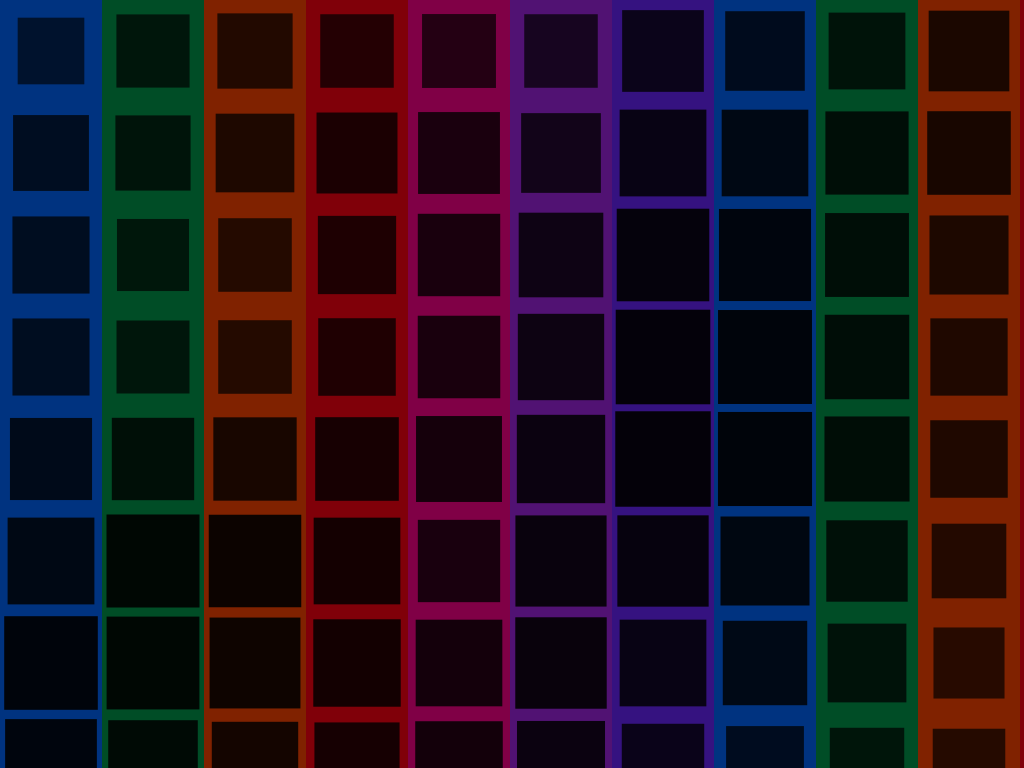
Frame 1 (no input)
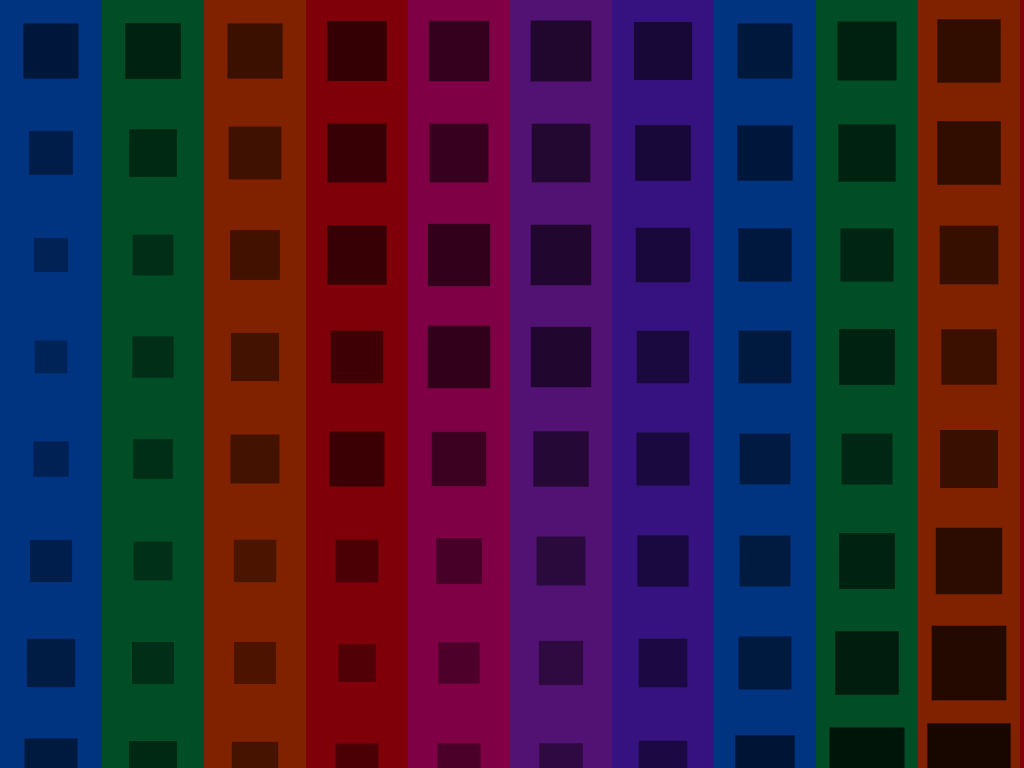
Frame 60 (the mouse pressed at the canvas centre just before this capture)
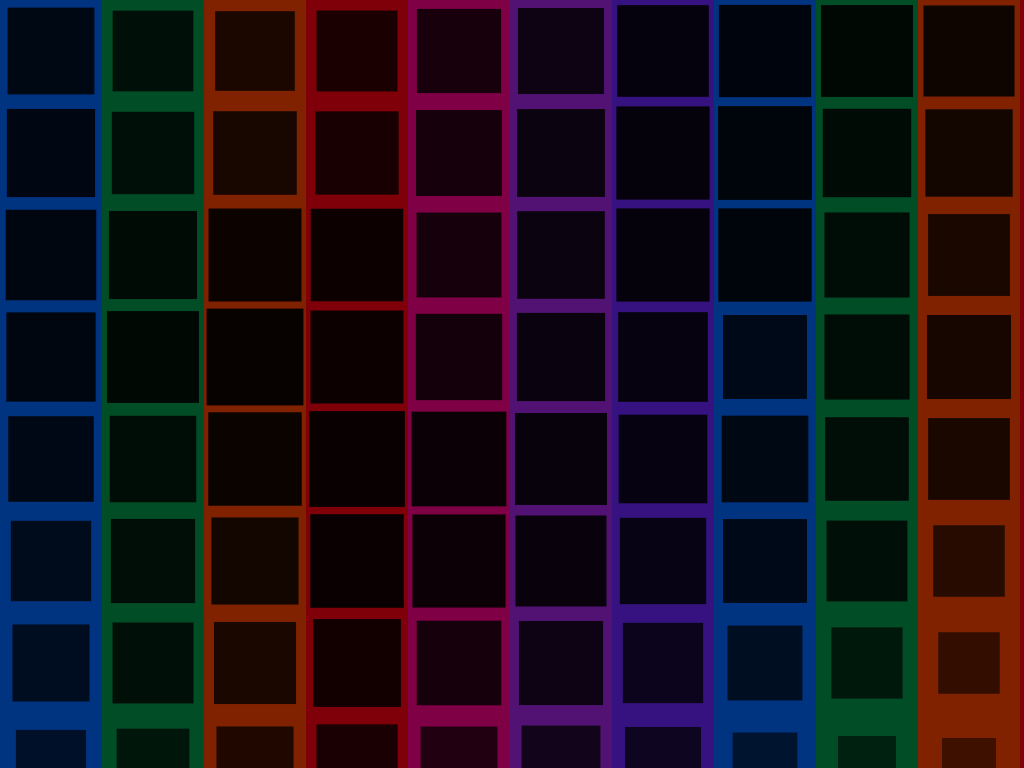
Frame 120 (the mouse held since frame 60 and released just before this capture)

The Processing sketch that drew these frames (run headless with seeded random() and noise(); from frame 60 on, the mouse is pressed at the canvas centre):

// Processing sketch: processing_158765
// ── processing_158765.pde

float xstart, xnoise, ystart, ynoise, offCent;
color boxColor;
int boxWidth;

/*-------colors-----*/
color[] blues1 = {#00bae5, #2f79ff, #74d1ff, #13a3f7, #006eeb, #003380};
color[] blues2 = {#6155ff, #8582ff, #4d00f7, #6924ff, #7466ff, #351280};
color[] greens = {#009b42, #72c900, #0ab300, #9ed927, #008a46, #004d26};
color[] oranges = {#f7b81c, #ffdd00, #ff8b00, #ff4f00, #f67d00, #802200};
color[] reds = {#f50a24, #d5000e, #ff574d, #ff574d, #ed1429, #800009};
color[] pinks = {#e83d56, #f74179, #e63262, #cd007f, #f94e91, #800046};
color[] purples = {#5f189e, #8c3db8, #a83ac5, #a352cc, #6d3cc5, #511273};
color[] colors[] = {blues1, greens, oranges, reds, pinks, purples, blues2, blues1, greens, oranges, reds};
int[] widths = {196, 158, 118, 174, 132, 106, 184, 120, 192, 98, 122};



void setup() {	
  size(1024,768);
  smooth();
  //background(0);
  boxWidth = round(width/(colors.length-1));
  bgBars thisBG = new bgBars();
  frameRate(24);
  
  xstart = random(10);
  ystart = random(10);
  
  xnoise = xstart;
  ynoise = random(10);
}

void draw() {
  //background(0);

  bgBars thisBG = new bgBars();
  xstart += 0.05;   
  ystart += 0.05;  
  
  xnoise = xstart;
  ynoise = ystart;
  
  for (int y = 0; y <= height; y+=boxWidth) {
    ynoise += 0.1;    
    xnoise = xstart;
    for (int x = 0; x < width; x+=boxWidth) {
      xnoise += 0.1;
      //println(floor(x/boxWidth) + " " + colors[floor(x/boxWidth)][2]);
      boxColor = colors[floor(x/boxWidth)][round(random(4))];
      drawPoint(x, y, noise(xnoise, ynoise));  
    }
  }
}

void drawPoint(float x, float y, float noiseFactor) {
  //pushMatrix();
  float len = boxWidth * noiseFactor * 1.5;
  if(len > boxWidth){
    len = boxWidth;
  }
  //translate(x,y);
  //rotate(noiseFactor * radians(540));
  noStroke();
  float locOpacity = 255 * (len/boxWidth);
  fill(0, locOpacity);
  //fill(boxColor);
  offCent = (boxWidth - len)/2;
  
  rect((x+offCent),(y+offCent), len, len);
  // rect(x, y, len, len);
  int triDir = round(random(4)); //for triangle 0 = none
  //add triangles
  /*
      if (triDir > 0){
      noStroke();
      fill(0, 125);
      switch(triDir) {
        case 0: 
          break;
        case 1:
          triangle((x+offCent),(y+offCent), (x+offCent),(y + len), (x + len),(y + len));
          break;
        case 2:
          triangle((x+offCent),(y+offCent), (x + len),(y + len), (x + len), (y+offCent));
          break;
        case 3:
          triangle((x + len),(y+offCent), (x+offCent),(y + len), (x + len),(y + len));
          break;
        case 4:
          triangle((x+offCent),(y + len), (x+offCent),(y+offCent), (x+offCent),(y + len));
          break;
      }
     }
  */
  
  //popMatrix();
}



//bg object
class bgBars{
  // properties
  int prevX;
  color localColor;
  int localWidth;
  
  // constructor
  bgBars(){
    drawBGBars();
  }
  
  // method
  void drawBGBars(){
    prevX = 0;
    for(int w=0; w<colors.length ; w++){
      localColor = colors[w][5];
      noStroke();
      fill(localColor);
      
      localWidth = boxWidth;
      rect(prevX,0, localWidth,height);
      prevX +=localWidth;
    }
  }
}
